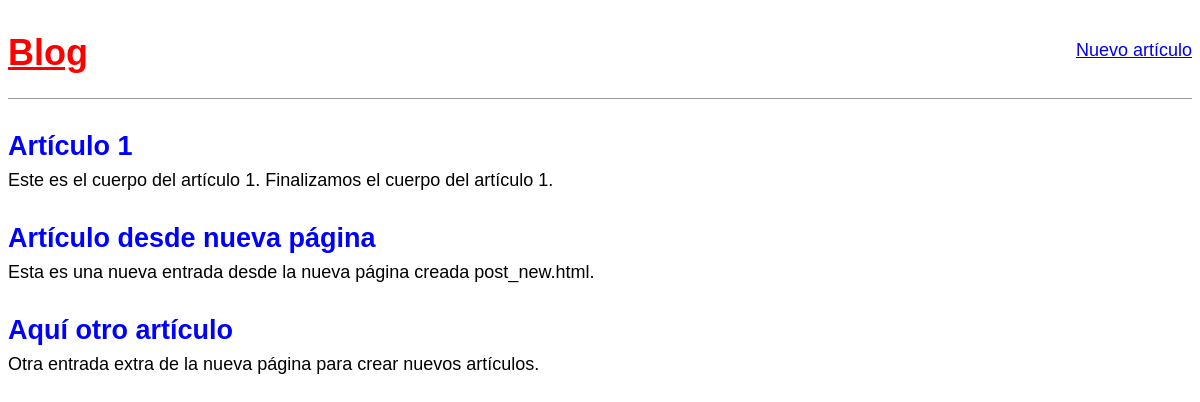
The page / on the database its author committed.
### blog/models.py (models this page shows, shortened)
class Post(models.Model):
    title = models.CharField(max_length=200)
    author = models.ForeignKey("auth.User", on_delete=models.CASCADE,)
    body = models.TextField()

### blog/views.py (the view)
# urls.py: path("", BlogListView.as_view(), name="home"),
class BlogListView(ListView):
    model = Post
    template_name = "home.html"

### templates/home.html
{% extends "base.html" %}
{% block content %}
{% for post in post_list %}
<div class="post-entry">
    <h2><a href="{% url 'post_detail' post.pk %}">{{ post.title }}</a></h2>
    <p>{{ post.body }}</p>
</div>
{% endfor %}
{% endblock content %}

### templates/base.html (shortened to what this page needs)
{% load static %}
<html>
    <head>
        <link href="https://fons.googleapis.com/css?family=Source+Sans+Pro:400" rel="stylesheet">
        <link rel="stylesheet" href="{% static 'css/base.css' %}">
    </head>
    <body>
        <header>
            <div class="nav-left">
            <h1><a href="{% url 'home' %}">Blog</a></h1>
        </div>
        <div class="nav-right"><a href="{% url 'post_new' %}">Nuevo artículo</a></div>
        </header>
        <div>
            {% block content %}
            {% endblock content %}
        </div>
    </body>
</html>

### static/css/base.css (style rules this page uses)
body { font-family: 'Source Sans Pro', sans-serif; font-size: 18px; }
header { border-bottom: 1px solid #999; margin-bottom: 2rem; display: flex; }
header h1 a { color: red; }
.nav-left { margin-right: auto; }
.nav-right { display: flex; padding-top: 2rem; }
.post-entry { margin-bottom: 2rem; }
.post-entry h2 { margin: 0.5rem 0; }
.post-entry h2 a, .post-entry h2 a:visited { color: blue; text-decoration: none; }
.post-entry p { margin: 0; font-weight: 400; }

### rows shown on the page
Post: title "Artículo 1", body "Este es el cuerpo del artículo 1. Finalizamos el cuerpo del artículo 1."
Post: title "Artículo desde nueva página", body "Esta es una nueva entrada desde la nueva página creada post_new.html."
Post: title "Aquí otro artículo", body "Otra entrada extra de la nueva página para crear nuevos artículos."
